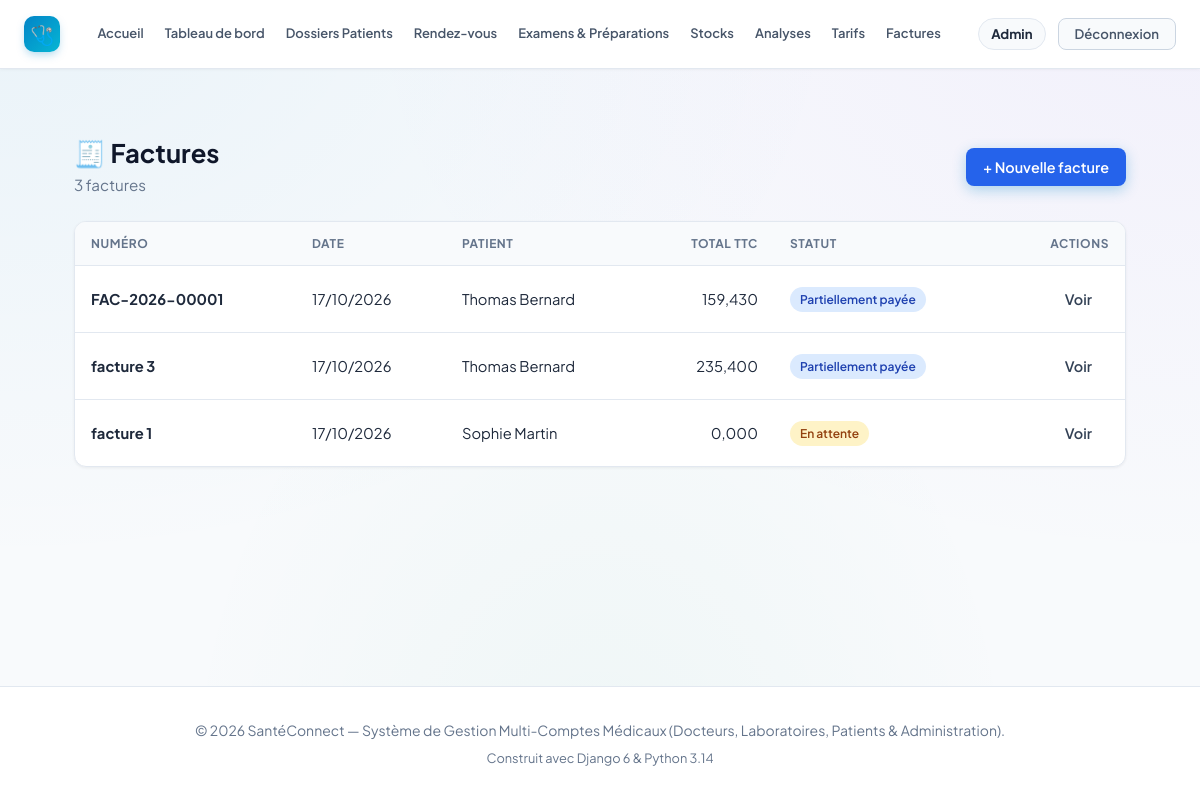
Page /billing/factures/ (signed in) on the committed database.
### accounts/models.py (models this page shows, shortened)
class User(AbstractUser):
    class Role(models.TextChoices):
        ADMIN = 'ADMIN', 'Administrateur'
        DOCTEUR = 'DOCTEUR', 'Docteur'
        LABORATOIRE = 'LABORATOIRE', 'Laboratoire'
        PATIENT = 'PATIENT', 'Patient'
    role = models.CharField(
        max_length=20,
        choices=Role.choices,
        default=Role.PATIENT,
        verbose_name="Rôle utilisateur"
    )
    phone = models.CharField(max_length=25, blank=True, null=True, verbose_name="Téléphone")
    address = models.CharField(max_length=255, blank=True, null=True, verbose_name="Adresse")
    city = models.CharField(max_length=100, blank=True, null=True, verbose_name="Ville")
    is_verified = models.BooleanField(
        default=False,
        verbose_name="Compte certifié / validé",
        help_text="Coché par l'administrateur pour valider l'activité d'un docteur ou laboratoire."
    )
    objects = CustomUserManager()
    class Meta:
        verbose_name = "Utilisateur"
        verbose_name_plural = "Tous les Utilisateurs"
    @property
    def is_patient(self):
        return self.role == self.Role.PATIENT
    @property
    def is_admin_user(self):
        return self.role == self.Role.ADMIN or self.is_superuser

### billing/models.py (models this page shows, shortened)
class Facture(models.Model):
    class Statut(models.TextChoices):
        EN_ATTENTE = 'EN_ATTENTE', 'En attente'
        PARTIELLE = 'PARTIELLE', 'Partiellement payée'
        PAYEE = 'PAYEE', 'Payée'
        ANNULEE = 'ANNULEE', 'Annulée'
    numero = models.CharField("Numéro", max_length=20, unique=True, blank=True)
    patient = models.ForeignKey(settings.AUTH_USER_MODEL, on_delete=models.PROTECT,
                                related_name='factures_patient',
                                limit_choices_to={'role': 'PATIENT'})
    medecin = models.ForeignKey(settings.AUTH_USER_MODEL, on_delete=models.PROTECT,
                                related_name='factures_medecin', null=True, blank=True,
                                limit_choices_to={'role': 'DOCTEUR'})
    date_emission = models.DateField("Date d'émission", auto_now_add=True)
    statut = models.CharField("Statut", max_length=20,
                              choices=Statut.choices, default=Statut.EN_ATTENTE)
    remise = models.DecimalField("Remise", max_digits=12, decimal_places=3, default=0)
    tva = models.DecimalField("TVA (%)", max_digits=5, decimal_places=2, default=0)
    class Meta:
        ordering = ['-date_emission', '-id']
    @property
    def sous_total(self):
        return sum((l.total for l in self.lignes.all()), Decimal('0'))
    @property
    def total_ht(self):
        return max(self.sous_total - self.remise, Decimal('0'))
    @property
    def montant_tva(self):
        return (self.total_ht * self.tva / Decimal('100')).quantize(Decimal('0.001'))
    @property
    def total_ttc(self):
        return self.total_ht + self.montant_tva

class LigneFacture(models.Model):
    facture = models.ForeignKey(Facture, on_delete=models.CASCADE, related_name='lignes')
    tarif = models.ForeignKey(Tarif, on_delete=models.SET_NULL, null=True, blank=True)
    description = models.CharField("Description", max_length=200)
    reference = models.CharField("Référence", max_length=50, blank=True)
    quantite = models.PositiveIntegerField("Quantité", default=1)
    prix_unitaire = models.DecimalField("Prix unitaire", max_digits=12, decimal_places=3)
    @property
    def total(self):
        return self.quantite * self.prix_unitaire

### billing/views.py (the view)
# urls.py: path('factures/', views.facture_list, name='facture_list'),
@billing_access_required
def facture_list(request):
    factures = factures_visibles(request.user)
    return render(request, 'billing/facture_list.html', {'factures': factures})

### billing/permissions.py (called while the page is built)
def role_required(test):
    def decorator(view):
        @wraps(view)
        def wrapper(request, *args, **kwargs):
            if not request.user.is_authenticated:
                return redirect_to_login(request.get_full_path())
            if not test(request.user):
                raise PermissionDenied
            return view(request, *args, **kwargs)
        return wrapper
    return decorator

def _is_billing_staff(u):
    return u.is_admin_user or (u.is_doctor and u.is_verified)

def _can_see_billing(u):
    return _is_billing_staff(u) or u.is_patient

def factures_visibles(user):
    from .models import Facture
    qs = Facture.objects.select_related('patient', 'medecin')
    if user.is_admin_user:
        return qs
    if user.is_doctor and user.is_verified:
        return qs.filter(medecin=user)
    if user.is_patient:
        return qs.filter(patient=user)
    return qs.none()

### templates/billing/facture_list.html
{% extends 'base.html' %}
{% load static %}
{% block content %}
<link rel="stylesheet" href="{% static 'billing/billing.css' %}">
<div class="container billing-page">
    <div class="page-header">
        <div>
            <h1>🧾 Factures</h1>
            <p>{{ factures|length }} facture{{ factures|length|pluralize }}</p>
        </div>
        {% if user.is_admin_user or user.is_doctor %}
        <a href="#" class="btn btn-primary">+ Nouvelle facture</a>
        {% endif %}
    </div>
    <div class="card">
        <div class="table-wrap">
            <table>
                <thead>
                    <tr>
                        <th>Numéro</th><th>Date</th><th>Patient</th>
                        <th class="text-right">Total TTC</th><th>Statut</th>
                        <th class="text-right">Actions</th>
                    </tr>
                </thead>
                <tbody>
                    {% for f in factures %}
                    <tr>
                        <td><strong>{{ f.numero }}</strong></td>
                        <td>{{ f.date_emission|date:"d/m/Y" }}</td>
                        <td>{{ f.patient.get_full_name|default:f.patient.username }}</td>
                        <td class="text-right">{{ f.total_ttc|floatformat:3 }}</td>
                        <td><span class="badge badge-{{ f.statut|lower }}">{{ f.get_statut_display }}</span></td>
                        <td><div class="actions">
                            <a href="{% url 'facture_detail' f.pk %}" class="btn btn-light btn-sm">Voir</a>
                        </div></td>
                    </tr>
                    {% empty %}
                    <tr><td colspan="6" class="empty">Aucune facture pour le moment.</td></tr>
                    {% endfor %}
                </tbody>
            </table>
        </div>
    </div>
</div>
{% endblock %}

### templates/base.html (shortened to what this page needs)
{% load static %}
<!DOCTYPE html>
<html lang="fr">
<head>
    <link rel="stylesheet" href="{% static 'css/style.css' %}?v=20261022_1">
</head>
<body>
    <nav class="navbar" id="main-navbar">
        <div class="container navbar-inner">
            <div class="navbar-brand-section">
                <a href="{% url 'home' %}" class="logo-brand" id="brand-logo-link">
                    <span class="logo-icon">🩺</span>
                </a>
            </div>
            <div class="nav-links" id="main-nav-links">
                <a href="{% url 'home' %}" class="nav-item-link" id="nav-home">Accueil</a>
                {% if user.is_authenticated %}
                <a href="{% url 'dashboard' %}" class="nav-item-link" id="nav-dashboard">Tableau de bord</a>
                {% if user.is_admin_user or user.is_doctor %}
                <a href="{% url 'dossiers_patients_list' %}" class="nav-item-link" id="nav-dossiers">Dossiers Patients</a>
                {% endif %}
                {% if user.is_admin_user or user.is_doctor or user.is_patient %}
                <a href="{% url 'rendezvous:rdv_list' %}" class="nav-item-link" id="nav-rendezvous">Rendez-vous</a>
                {% endif %}
                {% if user.is_admin_user or user.is_doctor %}
                <a href="{% url 'examens_list' %}" class="nav-item-link" id="nav-examens">Examens &amp; Préparations</a>
                {% endif %}
                {% if user.is_admin_user or user.is_laboratory or user.is_doctor %}
                <a href="{% url 'stock:dashboard' %}" class="nav-item-link" id="nav-stock">Stocks</a>
                {% endif %}
                {% if user.is_admin_user or user.is_laboratory or user.is_doctor %}
                <a href="{% url 'laboratoire:demande_list' %}" class="nav-item-link" id="nav-laboratoire">Analyses</a>
                {% endif %}
                {% if user.is_admin_user or user.is_staff or user.is_superuser %}
                <a href="{% url 'tarif_list' %}" class="nav-item-link" id="nav-tarifs">Tarifs</a>
                {% if user.is_admin_user or user.is_doctor or user.is_patient %}
                <a href="{% url 'facture_list' %}" class="nav-item-link" id="nav-factures">Factures</a>
                {% endif %}
                {% endif %}
                {% endif %}
            </div>
            <div class="navbar-user-actions" id="nav-user-actions">
                {% if user.is_authenticated %}
                <div class="nav-user-badge" id="nav-user-profile">
                    <a href="{% url 'profile' %}" class="nav-user-name-link" id="nav-profile-edit" title="Mon profil">{{ user.first_name|default:user.username }}</a>
                </div>
                <a href="{% url 'logout' %}" class="nav-logout-btn" id="btn-nav-logout">Déconnexion</a>
                {% else %}
                <a href="{% url 'login' %}" class="btn btn-outline btn-sm" id="btn-nav-login">Connexion</a>
                <a href="{% url 'register' %}" class="btn btn-primary btn-sm" id="btn-nav-register">Créer un compte</a>
                {% endif %}
            </div>
        </div>
    </nav>
    <main style="flex: 1; padding: 24px 0 60px;">
        {% block content %}{% endblock %}
    </main>
    <footer class="footer">
        <div class="container">
            <p>© 2026 SantéConnect — Système de Gestion Multi-Comptes Médicaux (Docteurs, Laboratoires, Patients &
                Administration).</p>
            <p style="margin-top: 6px; font-size: 0.8rem; color: #64748b;">Construit avec Django 6 & Python 3.14</p>
        </div>
    </footer>
</body>
</html>

### static/billing/billing.css (style rules this page uses)
.billing-page { --primary: #2563eb; --primary-dark: #1d4ed8; --danger: #dc2626; --success-bg: #dcfce7; --success-text: #166534; --muted: #64748b; --border: #e2e8f0; --bg-soft: #f8fafc; max-width: 1100px; margin: 0 auto; padding: 24px; font-family: inherit; }
.billing-page .page-header { display: flex; justify-content: space-between; align-items: center; margin-bottom: 24px; flex-wrap: wrap; gap: 12px; }
.billing-page .page-header h1 { margin: 0; font-size: 1.6rem; color: #0f172a; }
.billing-page .page-header p { margin: 4px 0 0; color: var(--muted); font-size: .95rem; }
.billing-page .btn { display: inline-flex; align-items: center; gap: 6px; padding: 9px 16px; border-radius: 8px; border: 1px solid transparent; font-size: .9rem; font-weight: 600; text-decoration: none; cursor: pointer; transition: all .15s ease; }
.btn-primary { background: var(--primary); color: #fff; }
.btn-light { background: #fff; color: #334155; border-color: var(--border); }
.btn-sm { padding: 6px 12px; font-size: .8rem; }
.billing-page .card { background: #fff; border: 1px solid var(--border); border-radius: 12px; box-shadow: 0 1px 3px rgba(0,0,0,.06); overflow: hidden; }
.billing-page .table-wrap { overflow-x: auto; }
.billing-page table { width: 100%; border-collapse: collapse; }
.billing-page th { background: var(--bg-soft); text-align: left; padding: 12px 16px; font-size: .75rem; text-transform: uppercase; letter-spacing: .05em; color: var(--muted); border-bottom: 1px solid var(--border); }
.billing-page td { padding: 14px 16px; border-bottom: 1px solid var(--border); font-size: .92rem; color: #1e293b; }
.billing-page tbody tr:last-child td { border-bottom: none; }
.billing-page .text-right { text-align: right; }
.billing-page .actions { display: flex; gap: 8px; justify-content: flex-end; }
.badge { display: inline-block; padding: 3px 10px; border-radius: 999px; font-size: .75rem; font-weight: 600; }
.badge-en_attente { background: #fef3c7; color: #92400e; }
.badge-partielle { background: #dbeafe; color: #1e40af; }

### rows in the picture
User: first_name "Admin"
Facture: numero "FAC-2026-00001", date_emission "17/10/2026", patient.get_full_name "Thomas Bernard", total_ttc "159,430", statut "Partiellement payée"
Facture: numero "facture 3", date_emission "17/10/2026", patient.get_full_name "Thomas Bernard", total_ttc "235,400", statut "Partiellement payée"
Facture: numero "facture 1", date_emission "17/10/2026", patient.get_full_name "Sophie Martin", total_ttc "0,000", statut "En attente"

### other values in the picture
{{ factures|length }} "3"
